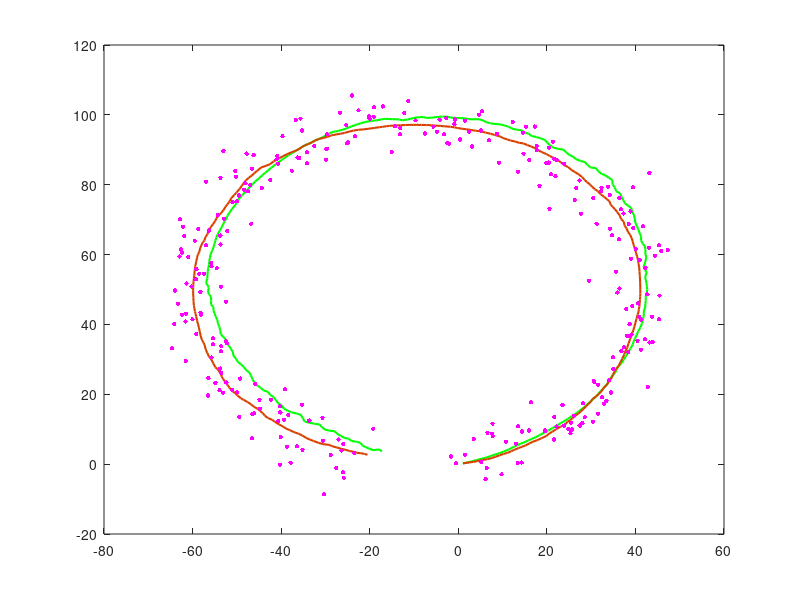

Write MATLAB code to recreate this figure.
clc; clear all;
%%% Ackermann steering model of robot simulation
%%% Inputs 
% dur - Duration of simulation (secs)
% dt - time step (secs)
% phi - angle of turn (radians)
%L = length of robot (cm)
dur = 30;
dt = 0.1;
phi = 0.1;
L = 5;

%Noise parameters
measnois_dis = 4;      %Measurement noise of distances
measnois_ang = 0.1;     %Measurement noise of angle in radians
velnois =2;          %Velocity input noise
u = 10;     %Velocity of 10 cm/s

%System model
x = [0;0;0.2];    %Initial condition
xhat = [0;0;0]; %Initial estimatd
A = eye(3);     %System matrix
B = [dt*cos(x(3)); dt*sin(x(3)); tan(phi)*dt/L];    %Input matrix
C = eye(3);     %Output matrix

R = diag([measnois_dis^2, measnois_dis^2, measnois_ang^2]);  %Measurement noise cov mat
Q = velnois^2 * [dt^2, dt^2, tan(phi)*dt^2/L; dt^2, dt^2, tan(phi)*dt^2/L;...
    tan(phi)*dt^2/L, tan(phi)*dt^2/L, (tan(phi)*dt/L)^2];     %Process noise cov mat
P = Q;      % State/Error covariance matrix

%Plotting parameters
pos = [];
poshat = [];
posmeas = [];

for t = 1:dt:dur
    B = [dt*cos(x(3)); dt*sin(x(3)); tan(phi)*dt/L];
    %Process noisy model
    processnois = velnois* [dt*cos(x(3))*randn; dt*sin(x(3))*randn; dt*tan(phi)*randn/L];
    x = A*x + B*u + processnois;
    
    %Measurement noisy model
    measnois = [measnois_dis*randn; measnois_dis*randn; measnois_ang*randn];
    y = C*x + measnois;
    
    %%% Kalman Filter equations %%%
    
    %% Prediction step
    
    % A priori estimate
    xhat = A*xhat + B*u;   
    % State/Error covariance matrix update
    P = A*P*A' + Q;         
    
    %% Update step
    
    %inverse matrix for Kalman gain
    invmat = C*P*C' + R;    
    %Kalman gain
    K = P*C'*inv(invmat); 
    %Error vec for estimate update
    err_vec = y - C*xhat;   
    %Estimate update
    xhat = xhat + K*(err_vec);
    %Covariance of state matrix
    n = length(K*C);
    P = (eye(n) - K*C)*P;
    
    
    % State updates for plotting
    pos = [pos; x(1), x(2), x(3)];
    poshat = [poshat; xhat(1), xhat(2), xhat(3)];
    posmeas = [posmeas; y(1), y(2), y(3)];
    
end

t = 1:dt:dur;
plot(poshat(:,1),poshat(:,2),'g-', 'Linewidth', 1.5)
hold on
plot(pos(:,1),pos(:,2),'color',[0.8500, .250, 0],'Linewidth', 1.5)
scatter(posmeas(:,1), posmeas(:,2),10,'m','filled')